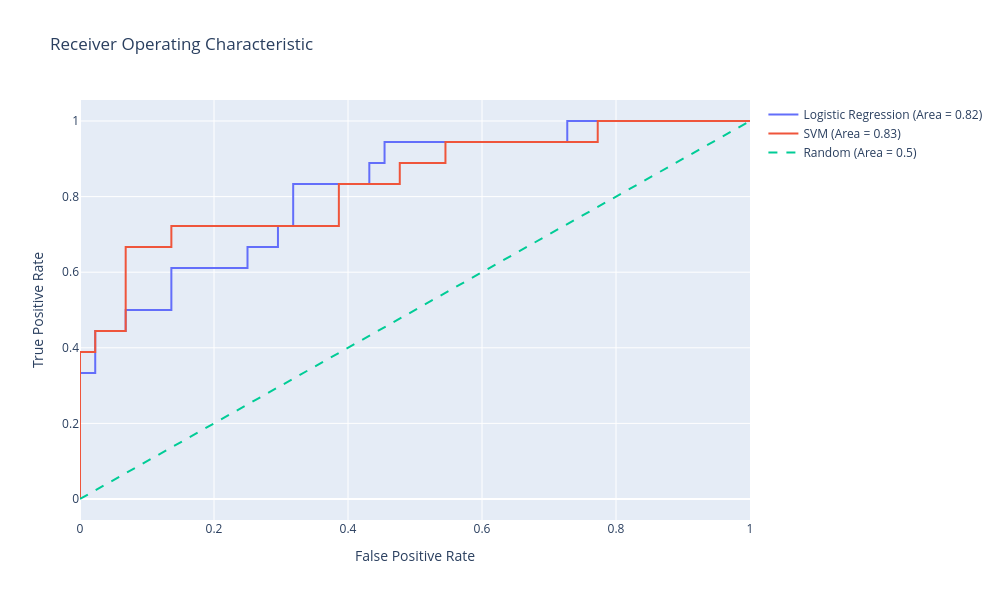

The cell this chart's notebook holds for it:
### Markdown cell above
## Area Under the Curve of ROC

### Code cell
from sklearn.svm import SVC
from sklearn.metrics import roc_curve, roc_auc_score
from sklearn.preprocessing import StandardScaler

# SVM requires feature scaling for better performance
scaler = StandardScaler()
x_train_scaled = scaler.fit_transform(x_train)
x_test_scaled = scaler.transform(x_test)

# Logistic Regression model
lr_model = LogisticRegression(max_iter=1000)
lr_model.fit(x_train, y_train)
lr_scores = lr_model.predict_proba(x_test)[:,1]

# SVM model
svm_model = SVC(probability=True)
svm_model.fit(x_train_scaled, y_train)
svm_scores = svm_model.predict_proba(x_test_scaled)[:,1]

# Generate ROC curve data for logistic regression model
lr_fpr, lr_tpr, lr_thresholds = roc_curve(y_test, lr_scores)
lr_auc = roc_auc_score(y_test, lr_scores)

# Generate ROC curve data for SVM model
svm_fpr, svm_tpr, svm_thresholds = roc_curve(y_test, svm_scores)
svm_auc = roc_auc_score(y_test, svm_scores)

# Generate a trace for the Logistic Regression ROC curve
trace0 = go.Scatter(x=lr_fpr, y=lr_tpr, mode='lines', name=f'Logistic Regression (Area = {lr_auc:.2f})')

# Generate a trace for the SVM ROC curve
trace1 = go.Scatter(x=svm_fpr, y=svm_tpr, mode='lines', name=f'SVM (Area = {svm_auc:.2f})')

# Diagonal line
trace2 = go.Scatter(x=[0, 1], y=[0, 1], mode='lines', name='Random (Area = 0.5)', line=dict(dash='dash'))

data = [trace0, trace1, trace2]

layout = go.Layout(
    title='Receiver Operating Characteristic',
    xaxis=dict(title='False Positive Rate'),
    yaxis=dict(title='True Positive Rate'),
    autosize=False,
    width=1000,
    height=600,
    showlegend=True
)

fig = go.Figure(data=data, layout=layout)

fig.show()

### Figure 1 — Plotly figure (JSON) as saved in the notebook; plotly's stock layout.template omitted (floating-point values rounded to 4 significant figures)
{"data": [{"mode": "lines", "name": "Logistic Regression (Area = 0.82)", "type": "scatter", "x": [0.0, 0.0, 0.0, 0.02273, 0.02273, 0.06818, 0.06818, 0.1364, 0.1364, 0.25, 0.25, 0.2955, 0.2955, 0.3182, 0.3182, 0.4318, 0.4318, 0.4545, 0.4545, 0.7273, 0.7273, 1.0], "y": [0.0, 0.05556, 0.3333, 0.3333, 0.4444, 0.4444, 0.5, 0.5, 0.6111, 0.6111, 0.6667, 0.6667, 0.7222, 0.7222, 0.8333, 0.8333, 0.8889, 0.8889, 0.9444, 0.9444, 1.0, 1.0]}, {"mode": "lines", "name": "SVM (Area = 0.83)", "type": "scatter", "x": [0.0, 0.0, 0.0, 0.02273, 0.02273, 0.06818, 0.06818, 0.1364, 0.1364, 0.3864, 0.3864, 0.4773, 0.4773, 0.5455, 0.5455, 0.7727, 0.7727, 1.0], "y": [0.0, 0.05556, 0.3889, 0.3889, 0.4444, 0.4444, 0.6667, 0.6667, 0.7222, 0.7222, 0.8333, 0.8333, 0.8889, 0.8889, 0.9444, 0.9444, 1.0, 1.0]}, {"line": {"dash": "dash"}, "mode": "lines", "name": "Random (Area = 0.5)", "type": "scatter", "x": [0, 1], "y": [0, 1]}], "layout": {"autosize": false, "height": 600, "showlegend": true, "title": {"text": "Receiver Operating Characteristic"}, "width": 1000, "xaxis": {"title": {"text": "False Positive Rate"}}, "yaxis": {"title": {"text": "True Positive Rate"}}}}
